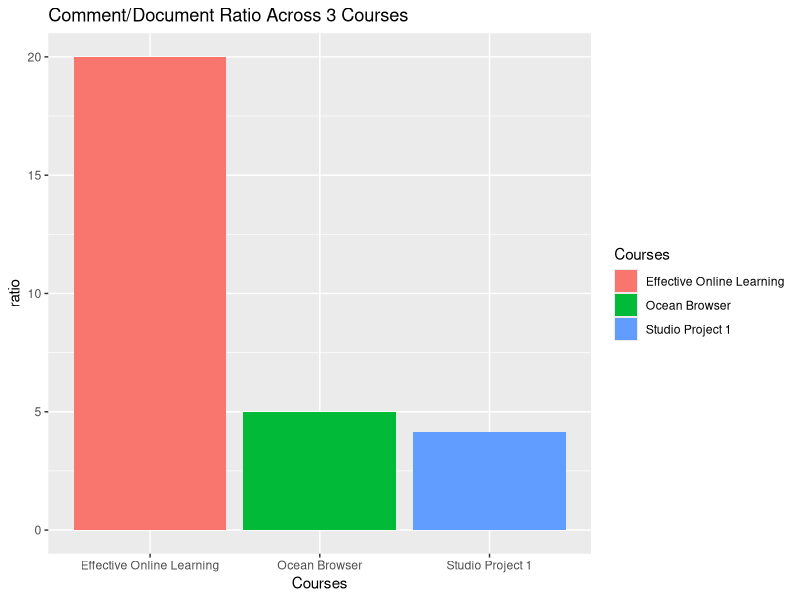
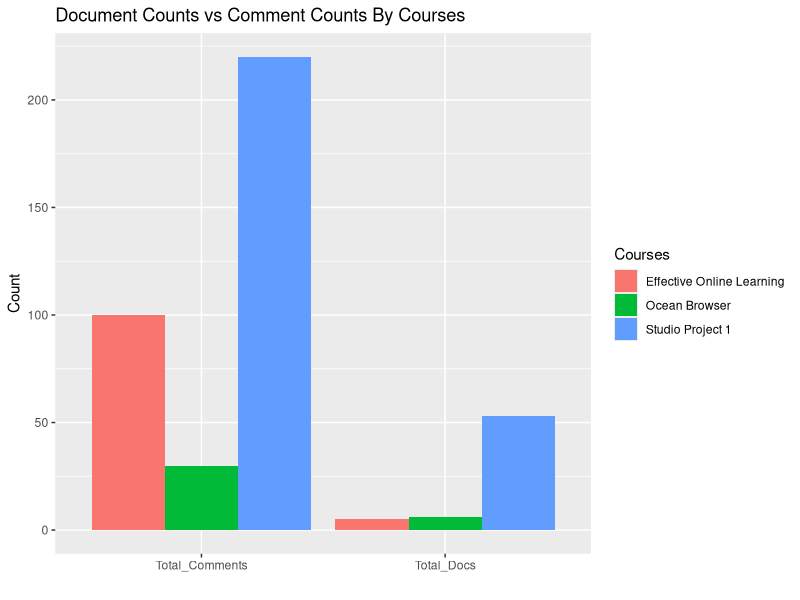

These charts were generated, in order, by the following R code:
library(tidyverse)

#read csv file into a table called students
students <- read_csv('find-all-students-2020-05-20T21-47-47-982Z.csv')

#delete the id column
students$id <- NULL

#convert the gende column to factor
students$Gender <- factor(students$Gender, labels = c('M', 'F'))

summary <- students %>%
  summarise(Total_Docs = sum(`Number of Owned Documents`), 
            Total_Comments = sum(`Number of Comments`)) %>%
  mutate(Comment_Doc_Ratio=Total_Comments/Total_Docs)

summary$Total_Docs
summary$Total_Comments
round(summary$Comment_Doc_Ratio, 2)

summary2 <- students %>%
  group_by(Courses) %>%
  summarize(Total_Docs = sum(`Number of Owned Documents`), 
                 Total_Comments = sum(`Number of Comments`)) %>%
  mutate(ratio=Total_Comments/Total_Docs) %>%
  arrange(ratio)
  
round(summary2$ratio[3]/mean(c(summary2$ratio[1], summary2$ratio[2])), 0)

summary2 %>%
  ggplot(aes(x=Courses, y=ratio, fill=Courses)) +
  geom_col() +
  ggtitle('Comment/Document Ratio Across 3 Courses')

students %>%
  group_by(Courses) %>%
  summarise(Total_Docs = sum(`Number of Owned Documents`), 
            Total_Comments = sum(`Number of Comments`)) %>%
  gather(Total_Docs, Total_Comments, key='Total', value='value') %>%
  arrange(Courses) %>%
  ggplot(aes(x=Total, y=value, fill=Courses)) +
  geom_col(position = 'dodge') +
  xlab('') +
  ylab('Count') +
  ggtitle('Document Counts vs Comment Counts By Courses')
